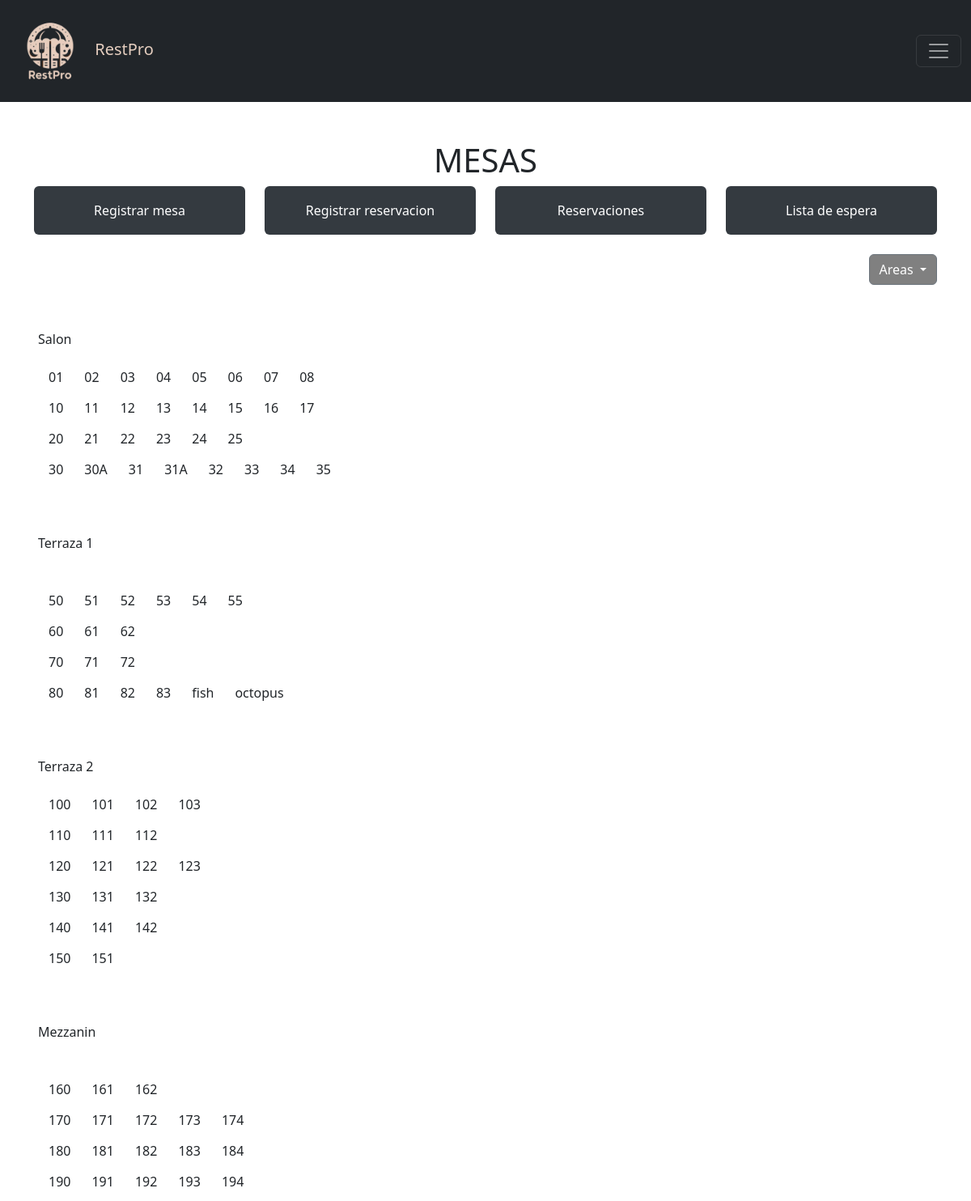
Page /vistas/mesas/mesas.php (signed in) on the committed database.
### tables this page shows
CREATE TABLE `areas` (
  `id` int NOT NULL,
  `nombre` varchar(50) NOT NULL COMMENT 'Nombre de area',
  `descripcion` varchar(250) NOT NULL COMMENT 'Descripcion de area'
);

### www/vistas/mesas/consultas/consultas.php (called while the page is built, shortened)
<?php
$sql = "SELECT * FROM areas";
$result = $pdo->query($sql);
if ($result->rowCount() > 0) {
    $resultAreas = $result->fetchAll(PDO::FETCH_OBJ);
} else {
    $resultAreas = array();
}
?>

### www/vistas/mesas/mesas.php (the view, shortened to what this page needs)
<?php
$ubicacion = "../../";
include($ubicacion . "includes/header.php");
include("consultas/consultas.php");
?>
<link rel="stylesheet" href="<?php echo $ubicacion; ?>/assets/tools/styles/estilos_vistas.css">
<div class="container mt-3">
    <h1 class="text-center">MESAS</h1>
    <?php if ($_SESSION["rol_creado"] == true) { ?>
        <div class="row centrar">
            <div class="col">
                <button class="btn btn-estilo" data-bs-toggle="modal" data-bs-target="#modalAsignarMesa">
                    Registrar mesa
                </button>
            </div>
            <div class="col">
                <button class="btn btn-estilo " data-bs-toggle="modal" data-bs-target="#modalReservacion">
                    Registrar reservacion
                </button>
            </div>
            <div class="col">
                <button class="btn btn-estilo " data-bs-toggle="modal" data-bs-target="#modalReservacionHoy">
                    Reservaciones
                </button>
            </div>
            <div class="col">
                <button class="btn btn-estilo" data-bs-toggle="modal" data-bs-target="#modalListaEspera">
                    Lista de espera
                </button>
            </div>
        </div>
        <br>
        <div class="dropdown" style="text-align: right;">
            <button type="button" class="btn btn-secondary dropdown-toggle" style="background-color:grey"
                data-bs-toggle="dropdown" aria-expanded="false">
                Areas
            </button>
        </div>
        <?php
        include_once('mesas_mapas.php');
        ?>
    </div>
    <?php
    } else {
        echo "<p class='centrar'> No puedes ver mesas, hasta crear el rol!!! </p>";
    }
    ?>
<?php
include_once($ubicacion . "includes/footer.php");
?>

### www/vistas/mesas/mesas_mapas.php (shortened to what this page needs)
<?php
if (isset($resultAreas)) {
    foreach ($resultAreas as $area) {
        $fecha = date('Y-m-d');
        $result = $pdo->query("SELECT * FROM vista_mesas_color WHERE area_id = $area->id  AND fecha = '$fecha' ORDER BY nombre ASC");
        if ($result->rowCount() > 0) {
            $resultMesas = $result->fetchAll(PDO::FETCH_OBJ);
        } ?>
        <div id="<?php echo $area->id; ?>" class="mapa container active" style="width: 100%;">
            <p><?php echo $area->nombre; ?></p>
            <?php
            $fila = 0;
            foreach ($resultMesas as $mesa) {
                if (strlen($mesa->nombre) == 2) {
                    if ($mesa->nombre[0] != $fila) {
                        $fila = $mesa->nombre[0];
                        echo '<br>';
                    }
                } elseif (strlen($mesa->nombre) == 3) {
                    if ($mesa->nombre[1] != $fila) {
                        $fila = $mesa->nombre[1];
                        echo '<br>';
                    }
                }
                $separada = isset($mesa->nombre_mesa_separadas)?1:0;
                $mesa_id = isset($mesa->mesa_separada_id)?$mesa->mesa_separada_id:$mesa->id;
                $mesa_nombre = isset($mesa->nombre_mesa_separadas)?$mesa->nombre_mesa_separadas:$mesa->nombre;
                $mesa_n_personas = isset($mesa->n_personas_separadas)?$mesa->n_personas_separadas:$mesa->n_personas;
                $mesa_estado = isset($mesa->estado_mesa_separadas)?$mesa->estado_mesa_separadas:$mesa->estado;
                echo "<div class='d-inline-block border-custom' id='tooltip-$mesa_id' data-bs-placement='top' data-bs-html='true'
                        title='N. personas: {$mesa_n_personas}<br>Mesero: $mesa->mesero_nombre'>
                        <button type='button' data-bs-toggle='modal' data-bs-target='#verClientes'
                            data-separada='$separada'
                            data-estado='$mesa_estado'
                            data-id='$mesa_id'
                            data-nombre='$mesa_nombre'
                            data-n_personas='$mesa_n_personas'
                            data-id_zona='$mesa->area_id'
                            data-mesero='$mesa->mesero_nombre'
                            data-id-mesero='$mesa->mesero_id'
                            class='btn'>$mesa_nombre </button>
                    </div>";
            } ?>
        </div>
    <?php }
} else {
    echo 'No existen areas.';
} ?>

### www/assets/tools/styles.css (style rules this page uses)
.row { display: flex; row-gap: 48px; }
.centrar { text-align: center; justify-content: center; align-items: center; }
.container { margin-top: 50px; }
.btn { cursor: pointer; }

### www/assets/tools/styles/estilos_vistas.css (style rules this page uses)
.btn-estilo { height: 60px; width: 100%; background-color: #343a40; color: white; }
.mapa { justify-content: center; flex-wrap: wrap; background: #ffffff; padding: 5px; }
.mapa.active { display: block; }

### rows in the picture
areas: $area->id 1 (drawn), nombre "Salon", mesa_nombre "01", mesa_nombre "02", mesa_nombre "03", mesa_nombre "04", mesa_nombre "05", mesa_nombre "06", mesa_nombre "07", mesa_nombre "08", mesa_nombre "10", mesa_nombre "11", mesa_nombre "12", mesa_nombre "13", mesa_nombre "14", mesa_nombre "15", mesa_nombre "16", mesa_nombre "17", mesa_nombre "20", mesa_nombre "21", mesa_nombre "22", mesa_nombre "23", mesa_nombre "24", mesa_nombre "25", mesa_nombre "30", mesa_nombre "30A", mesa_nombre "31", mesa_nombre "31A", mesa_nombre "32", mesa_nombre "33", mesa_nombre "34", mesa_nombre "35"
areas: nombre "Terraza 1", mesa_nombre "50", mesa_nombre "51", mesa_nombre "52", mesa_nombre "53", mesa_nombre "54", mesa_nombre "55", mesa_nombre "60", mesa_nombre "61", mesa_nombre "62", mesa_nombre "70", mesa_nombre "71", mesa_nombre "72", mesa_nombre "80", mesa_nombre "81", mesa_nombre "82", mesa_nombre "83", mesa_nombre "fish", mesa_nombre "octopus"
areas: nombre "Terraza 2", mesa_nombre "100", mesa_nombre "101", mesa_nombre "102", mesa_nombre "103", mesa_nombre "110", mesa_nombre "111", mesa_nombre "112", mesa_nombre "120", mesa_nombre "121", mesa_nombre "122", mesa_nombre "123", mesa_nombre "130", mesa_nombre "131", mesa_nombre "132", mesa_nombre "140", mesa_nombre "141", mesa_nombre "142", mesa_nombre "150", mesa_nombre "151"
areas: nombre "Mezzanin", mesa_nombre "160", mesa_nombre "161", mesa_nombre "162", mesa_nombre "170", mesa_nombre "171", mesa_nombre "172", mesa_nombre "173", mesa_nombre "174", mesa_nombre "180", mesa_nombre "181", mesa_nombre "182", mesa_nombre "183", mesa_nombre "184", mesa_nombre "190", mesa_nombre "191", mesa_nombre "192", mesa_nombre "193", mesa_nombre "194"
